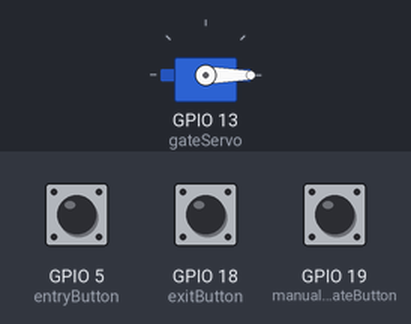
Simulated run of this sketch. Board: ESP32. Shown: servo. Inputs (shaded band) come from the test bench; at power-on: GPIO 5 (entryButton) HIGH, GPIO 18 (exitButton) HIGH, GPIO 19 (manualUpdateButton) HIGH. WiFi joins after 1.5 s; servers stay silent unless stated; uploads are accepted with an empty reply; what the sketch prints to the serial monitor is not drawn.

Above: at 3.2 s.
3.3 s: GPIO 5 (entryButton) pulled LOW for 0.15 s
At 4.0 s:
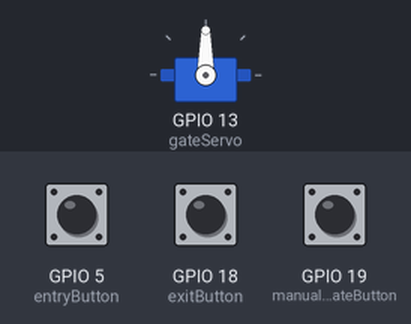
6.4 s: GPIO 18 (exitButton) pulled LOW for 0.15 s
At 7.7 s:
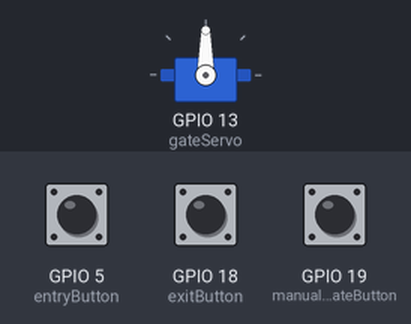
8.0 s: GPIO 18 (exitButton) pulled LOW for 3.2 s
15.8 s: GPIO 5 (entryButton) pulled LOW for 1 s
At 19.4 s:
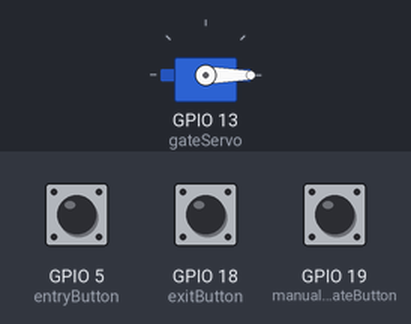
Timing chart, 0 to 20.8 s (numbered marks = the images above; inputs shaded):
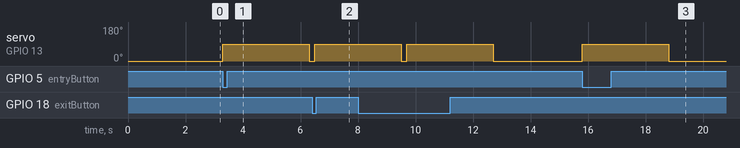

Measured:
- after the input at 3.3 s, servo on GPIO 13 (gateServo): 0° → 90° at once, → 0° 3.0 s later
- after the input at 6.4 s, servo on GPIO 13 (gateServo): 0° → 90° after 0.10 s
- after the input at 15.8 s, servo on GPIO 13 (gateServo): 0° → 90° at once, → 0° 3.0 s later

The sketch:

group1_3button.ino
```cpp
#include <WiFi.h>
#include <HTTPClient.h>
#include <Servo.h>

// WiFi credentials
const char* ssid = "your_SSID";
const char* password = "your_PASSWORD";

// Google Sheets API endpoint
const char* serverName = "https://script.google.com/macros/s/YOUR_SCRIPT_ID/exec";

// Define components
const int entryButton = 5;
const int exitButton = 18;
const int manualUpdateButton = 19;
const int parkingSpots = 10; // Initial total parking spots
Servo gateServo;

int availableSpots = parkingSpots;

void setup() {
    Serial.begin(115200);
    pinMode(entryButton, INPUT_PULLUP);
    pinMode(exitButton, INPUT_PULLUP);
    pinMode(manualUpdateButton, INPUT_PULLUP);
    gateServo.attach(13);
    gateServo.write(0); // Gate closed position
    connectWiFi();
}

void loop() {
    if (digitalRead(entryButton) == LOW) {
        vehicleEntry();
    }
    if (digitalRead(exitButton) == LOW) {
        vehicleExit();
    }
    if (digitalRead(manualUpdateButton) == LOW) {
        manualUpdate();
    }
}

void connectWiFi() {
    WiFi.begin(ssid, password);
    Serial.print("Connecting to WiFi...");
    while (WiFi.status() != WL_CONNECTED) {
        delay(1000);
        Serial.print(".");
    }
    Serial.println("Connected!");
}

void vehicleEntry() {
    if (availableSpots > 0) {
        availableSpots--;
        Serial.println("Vehicle Entered. Updating cloud...");
        openGate();
        updateCloud();
    } else {
        Serial.println("Parking Full!");
    }
}

void vehicleExit() {
    availableSpots++;
    Serial.println("Vehicle Exited. Updating cloud...");
    openGate();
    updateCloud();
}

void manualUpdate() {
    Serial.println("Manual update triggered!");
    updateCloud();
}

void openGate() {
    gateServo.write(90); // Open gate
    delay(3000);
    gateServo.write(0); // Close gate
}

void updateCloud() {
    if (WiFi.status() == WL_CONNECTED) {
        HTTPClient http;
        String url = String(serverName) + "?spots=" + availableSpots;
        http.begin(url);
        int httpResponseCode = http.GET();
        if (httpResponseCode > 0) {
            Serial.println("Data Sent Successfully!");
        } else {
            Serial.print("Error: ");
            Serial.println(httpResponseCode);
        }
        http.end();
    } else {
        Serial.println("WiFi not connected!");
    }
}
```
